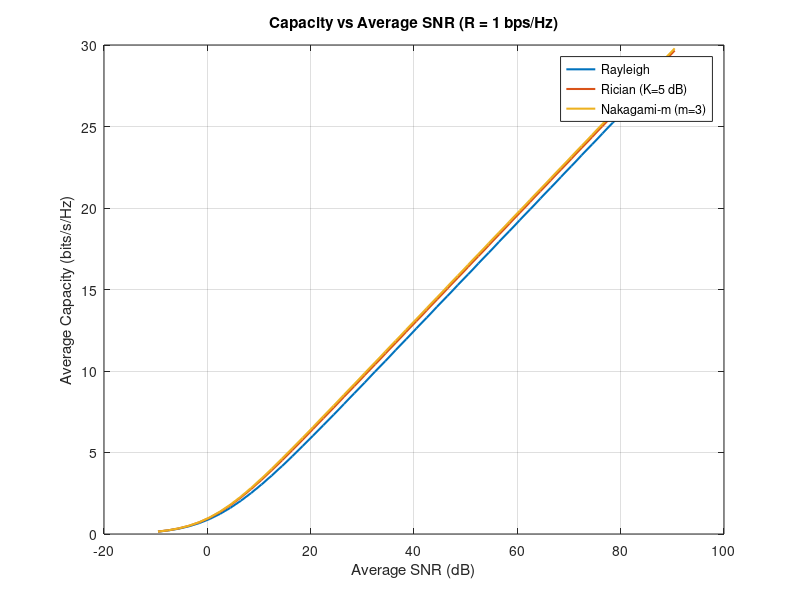
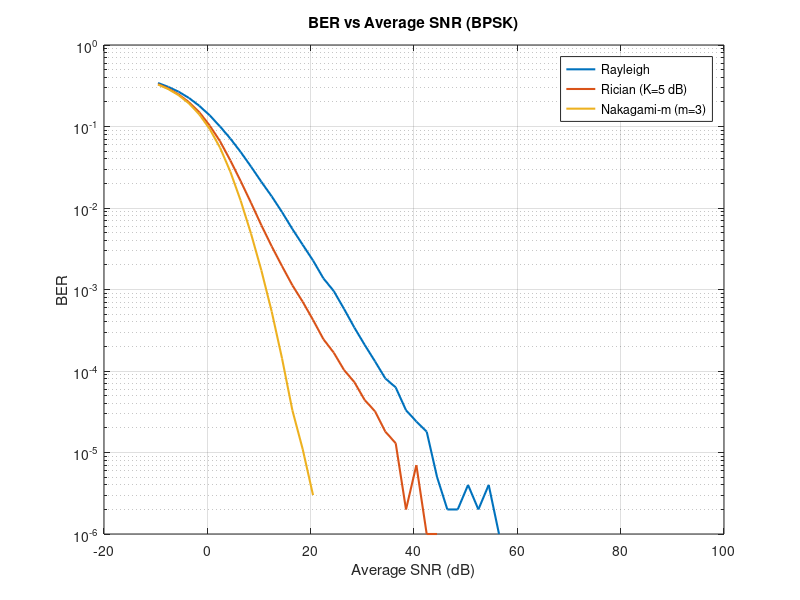
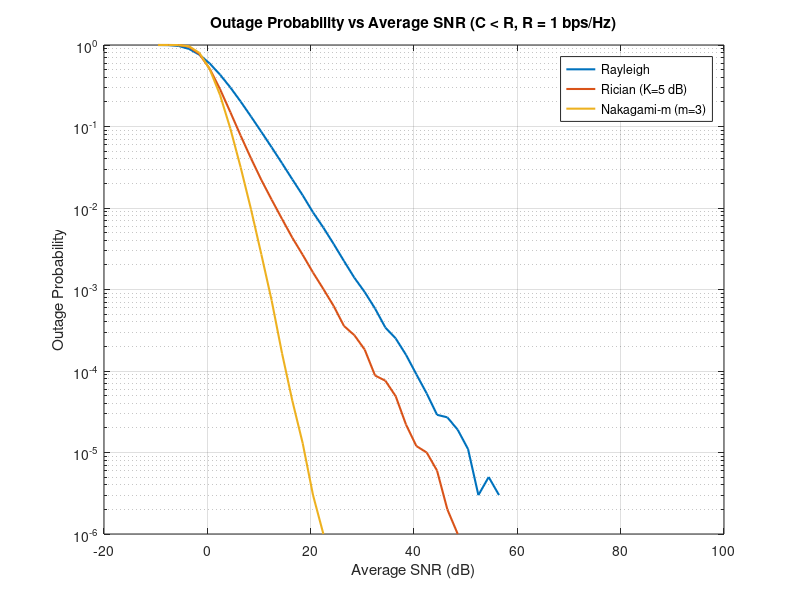
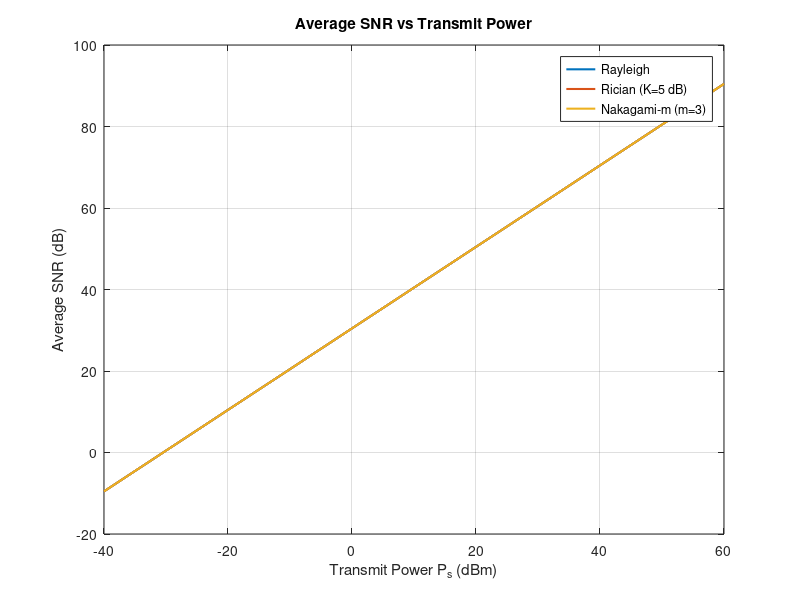

These charts were generated, in order, by the following MATLAB code:
% Compare Rayleigh, Rician, and Nakagami-m fading on the same plots
% Sweep Ps (dBm) -> compute instantaneous SNR gamma = (Ps/Loss)*|h|^2/N0
% Then plot Capacity / BER / Outage Probability vs Average SNR (dB)

clear; close all; clc; tic;

%% ===================== Common parameters =====================
n = 1e6;
bits = rand(1,n) > 0.5;
s = 2*bits - 1;                        % BPSK, E|s|^2=1

% Target rate for outage (bps/Hz)
R = 1;
gamma_th = 2^R - 1;

% Large-scale loss
d = 30;
alpha = 2;
Loss = d^alpha;                        % Loss > 1

% Transmit power sweep (use ONE sweep for fair comparison)
Ps_dBm = -40:2:60;
Ps = 10.^((Ps_dBm - 30)/10);           % W

% Noise power (W)
N0 = 1e-9;

%% ===================== 1) Rayleigh =====================
BER_ray = zeros(size(Ps));
OP_ray  = zeros(size(Ps));
SNRavg_ray_lin = zeros(size(Ps));
C_ray = zeros(size(Ps));

for i = 1:length(Ps)
    h = (randn(1,n) + 1j*randn(1,n)) / sqrt(2);           % E|h|^2 = 1
    noise = sqrt(N0/2) * (randn(1,n) + 1j*randn(1,n));

    y = sqrt(Ps(i)/Loss) * (h .* s) + noise;
    g_tot = sqrt(Ps(i)/Loss) * h;
    sHat = y ./ g_tot;

    bitsHat = real(sHat) > 0;
    BER_ray(i) = mean(bitsHat ~= bits);

    gamma = (Ps(i)/Loss) * (abs(h).^2) / N0;
    SNRavg_ray_lin(i) = mean(gamma);
    C_ray(i) = mean(log2(1 + gamma));
    OP_ray(i) = mean(gamma < gamma_th);
end
SNRavg_ray_dB = 10*log10(SNRavg_ray_lin);
[SNR_ray_dB, idxRay] = sort(SNRavg_ray_dB);
BER_ray = BER_ray(idxRay);
C_ray   = C_ray(idxRay);
OP_ray  = OP_ray(idxRay);

%% ===================== 2) Rician =====================
K_dB = 5;
phi = 0;
K = 10^(K_dB/10);

BER_ric = zeros(size(Ps));
OP_ric  = zeros(size(Ps));
SNRavg_ric_lin = zeros(size(Ps));
C_ric = zeros(size(Ps));

for i = 1:length(Ps)
    g = (randn(1,n) + 1j*randn(1,n)) / sqrt(2);           % CN(0,1)
    h = sqrt(K/(K+1)) * exp(1j*phi) + sqrt(1/(K+1)) * g;  % E|h|^2 = 1

    noise = sqrt(N0/2) * (randn(1,n) + 1j*randn(1,n));

    y = sqrt(Ps(i)/Loss) * (h .* s) + noise;
    g_tot = sqrt(Ps(i)/Loss) * h;
    sHat = y ./ g_tot;

    bitsHat = real(sHat) > 0;
    BER_ric(i) = mean(bitsHat ~= bits);

    gamma = (Ps(i)/Loss) * (abs(h).^2) / N0;
    SNRavg_ric_lin(i) = mean(gamma);
    C_ric(i) = mean(log2(1 + gamma));
    OP_ric(i) = mean(gamma < gamma_th);
end
SNRavg_ric_dB = 10*log10(SNRavg_ric_lin);
[SNR_ric_dB, idxRic] = sort(SNRavg_ric_dB);
BER_ric = BER_ric(idxRic);
C_ric   = C_ric(idxRic);
OP_ric  = OP_ric(idxRic);

%% ===================== 3) Nakagami-m =====================
m = 3;                                  % m>=0.5
Omega = 1;                              % E|h|^2

theta = Omega/m;                        % so E{|h|^2}=Omega

BER_nak = zeros(size(Ps));
OP_nak  = zeros(size(Ps));
SNRavg_nak_lin = zeros(size(Ps));
C_nak = zeros(size(Ps));

for i = 1:length(Ps)
    % |h|^2 ~ Gamma(m, theta), phase uniform
    gpow = gamrnd(m, theta, 1, n);
    ph = 2*pi*rand(1,n);
    h = sqrt(gpow) .* exp(1j*ph);

    noise = sqrt(N0/2) * (randn(1,n) + 1j*randn(1,n));

    y = sqrt(Ps(i)/Loss) * (h .* s) + noise;
    g_tot = sqrt(Ps(i)/Loss) * h;
    sHat = y ./ g_tot;

    bitsHat = real(sHat) > 0;
    BER_nak(i) = mean(bitsHat ~= bits);

    gamma = (Ps(i)/Loss) * (abs(h).^2) / N0;  % abs(h).^2 = gpow
    SNRavg_nak_lin(i) = mean(gamma);
    C_nak(i) = mean(log2(1 + gamma));
    OP_nak(i) = mean(gamma < gamma_th);
end
SNRavg_nak_dB = 10*log10(SNRavg_nak_lin);
[SNR_nak_dB, idxNak] = sort(SNRavg_nak_dB);
BER_nak = BER_nak(idxNak);
C_nak   = C_nak(idxNak);
OP_nak  = OP_nak(idxNak);

%% ===================== Combined plots =====================
figure;
plot(SNR_ray_dB, C_ray, 'LineWidth', 1.5); hold on; grid on;
plot(SNR_ric_dB, C_ric, 'LineWidth', 1.5);
plot(SNR_nak_dB, C_nak, 'LineWidth', 1.5);
xlabel('Average SNR (dB)'); ylabel('Average Capacity (bits/s/Hz)');
title(sprintf('Capacity vs Average SNR (R = %g bps/Hz)', R));
legend('Rayleigh', sprintf('Rician (K=%g dB)', K_dB), sprintf('Nakagami-m (m=%g)', m), 'Location', 'best');

figure;
semilogy(SNR_ray_dB, BER_ray, 'LineWidth', 1.5); hold on; grid on;
semilogy(SNR_ric_dB, BER_ric, 'LineWidth', 1.5);
semilogy(SNR_nak_dB, BER_nak, 'LineWidth', 1.5);
xlabel('Average SNR (dB)'); ylabel('BER');
title('BER vs Average SNR (BPSK)');
legend('Rayleigh', sprintf('Rician (K=%g dB)', K_dB), sprintf('Nakagami-m (m=%g)', m), 'Location', 'best');

figure;
semilogy(SNR_ray_dB, OP_ray, 'LineWidth', 1.5); hold on; grid on;
semilogy(SNR_ric_dB, OP_ric, 'LineWidth', 1.5);
semilogy(SNR_nak_dB, OP_nak, 'LineWidth', 1.5);
xlabel('Average SNR (dB)'); ylabel('Outage Probability');
title(sprintf('Outage Probability vs Average SNR (C < R, R = %g bps/Hz)', R));
legend('Rayleigh', sprintf('Rician (K=%g dB)', K_dB), sprintf('Nakagami-m (m=%g)', m), 'Location', 'best');

%% ===================== SNR vs Ps =====================
figure;
plot(Ps_dBm, 10*log10(SNRavg_ray_lin), 'LineWidth', 1.5); hold on; grid on;
plot(Ps_dBm, 10*log10(SNRavg_ric_lin), 'LineWidth', 1.5);
plot(Ps_dBm, 10*log10(SNRavg_nak_lin), 'LineWidth', 1.5);
xlabel('Transmit Power P_s (dBm)');
ylabel('Average SNR (dB)');
title('Average SNR vs Transmit Power');
legend('Rayleigh', sprintf('Rician (K=%g dB)', K_dB), sprintf('Nakagami-m (m=%g)', m), 'Location', 'best');


toc;

